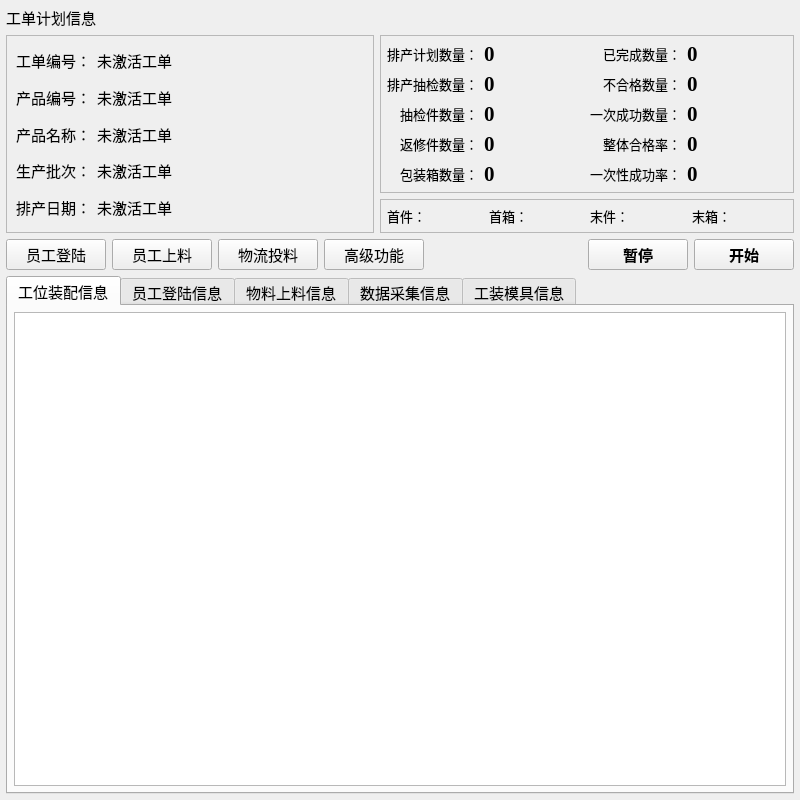
<?xml version="1.0" encoding="UTF-8"?>
<ui version="4.0">
 <class>WidgetOrderPlanControl</class>
 <widget class="QWidget" name="WidgetOrderPlanControl">
  <property name="geometry">
   <rect>
    <x>0</x>
    <y>0</y>
    <width>800</width>
    <height>800</height>
   </rect>
  </property>
  <property name="windowTitle">
   <string>Form</string>
  </property>
  <layout class="QVBoxLayout" name="verticalLayout">
   <property name="leftMargin">
    <number>6</number>
   </property>
   <property name="topMargin">
    <number>6</number>
   </property>
   <property name="rightMargin">
    <number>6</number>
   </property>
   <property name="bottomMargin">
    <number>6</number>
   </property>
   <item>
    <widget class="QLabel" name="labelTitile">
     <property name="font">
      <font>
       <pointsize>11</pointsize>
      </font>
     </property>
     <property name="text">
      <string>工单计划信息</string>
     </property>
    </widget>
   </item>
   <item>
    <layout class="QGridLayout" name="gridLayout_1" columnstretch="1,0">
     <item row="0" column="1">
      <widget class="QFrame" name="frame_2">
       <property name="frameShape">
        <enum>QFrame::StyledPanel</enum>
       </property>
       <layout class="QGridLayout" name="gridLayout_3" columnstretch="0,1,0,1">
        <property name="leftMargin">
         <number>6</number>
        </property>
        <property name="topMargin">
         <number>6</number>
        </property>
        <property name="rightMargin">
         <number>6</number>
        </property>
        <property name="bottomMargin">
         <number>6</number>
        </property>
        <item row="1" column="1">
         <widget class="QLabel" name="valueInspectQuantity">
          <property name="minimumSize">
           <size>
            <width>100</width>
            <height>0</height>
           </size>
          </property>
          <property name="font">
           <font>
            <family>Times New Roman</family>
            <pointsize>16</pointsize>
            <weight>75</weight>
            <bold>true</bold>
           </font>
          </property>
          <property name="text">
           <string>0</string>
          </property>
         </widget>
        </item>
        <item row="1" column="0">
         <widget class="QLabel" name="labelInspectQuantity">
          <property name="font">
           <font>
            <pointsize>10</pointsize>
           </font>
          </property>
          <property name="text">
           <string>排产抽检数量：</string>
          </property>
          <property name="alignment">
           <set>Qt::AlignRight|Qt::AlignTrailing|Qt::AlignVCenter</set>
          </property>
         </widget>
        </item>
        <item row="1" column="2">
         <widget class="QLabel" name="labelFailedQuantity">
          <property name="font">
           <font>
            <pointsize>10</pointsize>
           </font>
          </property>
          <property name="text">
           <string>不合格数量：</string>
          </property>
          <property name="alignment">
           <set>Qt::AlignRight|Qt::AlignTrailing|Qt::AlignVCenter</set>
          </property>
         </widget>
        </item>
        <item row="0" column="2">
         <widget class="QLabel" name="labelFinishQuantity">
          <property name="font">
           <font>
            <pointsize>10</pointsize>
           </font>
          </property>
          <property name="text">
           <string>已完成数量：</string>
          </property>
          <property name="alignment">
           <set>Qt::AlignRight|Qt::AlignTrailing|Qt::AlignVCenter</set>
          </property>
         </widget>
        </item>
        <item row="0" column="3">
         <widget class="QLabel" name="valueFinishQuantity">
          <property name="minimumSize">
           <size>
            <width>100</width>
            <height>0</height>
           </size>
          </property>
          <property name="font">
           <font>
            <family>Times New Roman</family>
            <pointsize>16</pointsize>
            <weight>75</weight>
            <bold>true</bold>
           </font>
          </property>
          <property name="text">
           <string>0</string>
          </property>
         </widget>
        </item>
        <item row="0" column="1">
         <widget class="QLabel" name="valueOrderPlanQuantity">
          <property name="minimumSize">
           <size>
            <width>100</width>
            <height>0</height>
           </size>
          </property>
          <property name="font">
           <font>
            <family>Times New Roman</family>
            <pointsize>16</pointsize>
            <weight>75</weight>
            <bold>true</bold>
           </font>
          </property>
          <property name="text">
           <string>0</string>
          </property>
         </widget>
        </item>
        <item row="0" column="0">
         <widget class="QLabel" name="labelOrderPlanQuantity">
          <property name="font">
           <font>
            <pointsize>10</pointsize>
           </font>
          </property>
          <property name="text">
           <string>排产计划数量：</string>
          </property>
          <property name="alignment">
           <set>Qt::AlignRight|Qt::AlignTrailing|Qt::AlignVCenter</set>
          </property>
         </widget>
        </item>
        <item row="2" column="1">
         <widget class="QLabel" name="valueSampleQuantity">
          <property name="minimumSize">
           <size>
            <width>100</width>
            <height>0</height>
           </size>
          </property>
          <property name="font">
           <font>
            <family>Times New Roman</family>
            <pointsize>16</pointsize>
            <weight>75</weight>
            <bold>true</bold>
           </font>
          </property>
          <property name="text">
           <string>0</string>
          </property>
         </widget>
        </item>
        <item row="3" column="1">
         <widget class="QLabel" name="valueRepairQuantity">
          <property name="minimumSize">
           <size>
            <width>100</width>
            <height>0</height>
           </size>
          </property>
          <property name="font">
           <font>
            <family>Times New Roman</family>
            <pointsize>16</pointsize>
            <weight>75</weight>
            <bold>true</bold>
           </font>
          </property>
          <property name="text">
           <string>0</string>
          </property>
         </widget>
        </item>
        <item row="2" column="3">
         <widget class="QLabel" name="valueFirstPassQuantity">
          <property name="minimumSize">
           <size>
            <width>100</width>
            <height>0</height>
           </size>
          </property>
          <property name="font">
           <font>
            <family>Times New Roman</family>
            <pointsize>16</pointsize>
            <weight>75</weight>
            <bold>true</bold>
           </font>
          </property>
          <property name="text">
           <string>0</string>
          </property>
         </widget>
        </item>
        <item row="1" column="3">
         <widget class="QLabel" name="valueFailedQuantity">
          <property name="minimumSize">
           <size>
            <width>100</width>
            <height>0</height>
           </size>
          </property>
          <property name="font">
           <font>
            <family>Times New Roman</family>
            <pointsize>16</pointsize>
            <weight>75</weight>
            <bold>true</bold>
           </font>
          </property>
          <property name="text">
           <string>0</string>
          </property>
         </widget>
        </item>
        <item row="3" column="0">
         <widget class="QLabel" name="labelRepairQuantity">
          <property name="font">
           <font>
            <pointsize>10</pointsize>
           </font>
          </property>
          <property name="text">
           <string>返修件数量：</string>
          </property>
          <property name="alignment">
           <set>Qt::AlignRight|Qt::AlignTrailing|Qt::AlignVCenter</set>
          </property>
         </widget>
        </item>
        <item row="2" column="0">
         <widget class="QLabel" name="labelSampleQuantity">
          <property name="font">
           <font>
            <pointsize>10</pointsize>
           </font>
          </property>
          <property name="text">
           <string>抽检件数量：</string>
          </property>
          <property name="alignment">
           <set>Qt::AlignRight|Qt::AlignTrailing|Qt::AlignVCenter</set>
          </property>
         </widget>
        </item>
        <item row="2" column="2">
         <widget class="QLabel" name="labelFirstPassQuantity">
          <property name="font">
           <font>
            <pointsize>10</pointsize>
           </font>
          </property>
          <property name="text">
           <string>一次成功数量：</string>
          </property>
          <property name="alignment">
           <set>Qt::AlignRight|Qt::AlignTrailing|Qt::AlignVCenter</set>
          </property>
         </widget>
        </item>
        <item row="4" column="0">
         <widget class="QLabel" name="labelPackageQuantity">
          <property name="font">
           <font>
            <pointsize>10</pointsize>
           </font>
          </property>
          <property name="text">
           <string>包装箱数量：</string>
          </property>
          <property name="alignment">
           <set>Qt::AlignRight|Qt::AlignTrailing|Qt::AlignVCenter</set>
          </property>
         </widget>
        </item>
        <item row="3" column="2">
         <widget class="QLabel" name="labelQualifiedRate">
          <property name="font">
           <font>
            <pointsize>10</pointsize>
           </font>
          </property>
          <property name="text">
           <string>整体合格率：</string>
          </property>
          <property name="alignment">
           <set>Qt::AlignRight|Qt::AlignTrailing|Qt::AlignVCenter</set>
          </property>
         </widget>
        </item>
        <item row="4" column="1">
         <widget class="QLabel" name="valuePackageQuantity">
          <property name="minimumSize">
           <size>
            <width>100</width>
            <height>0</height>
           </size>
          </property>
          <property name="font">
           <font>
            <family>Times New Roman</family>
            <pointsize>16</pointsize>
            <weight>75</weight>
            <bold>true</bold>
           </font>
          </property>
          <property name="text">
           <string>0</string>
          </property>
         </widget>
        </item>
        <item row="4" column="3">
         <widget class="QLabel" name="valueFirstPassRate">
          <property name="minimumSize">
           <size>
            <width>100</width>
            <height>0</height>
           </size>
          </property>
          <property name="font">
           <font>
            <family>Times New Roman</family>
            <pointsize>16</pointsize>
            <weight>75</weight>
            <bold>true</bold>
           </font>
          </property>
          <property name="text">
           <string>0</string>
          </property>
         </widget>
        </item>
        <item row="4" column="2">
         <widget class="QLabel" name="labelFirstPassRate">
          <property name="font">
           <font>
            <pointsize>10</pointsize>
           </font>
          </property>
          <property name="text">
           <string>一次性成功率：</string>
          </property>
          <property name="alignment">
           <set>Qt::AlignRight|Qt::AlignTrailing|Qt::AlignVCenter</set>
          </property>
         </widget>
        </item>
        <item row="3" column="3">
         <widget class="QLabel" name="valueQualifiedRate">
          <property name="minimumSize">
           <size>
            <width>100</width>
            <height>0</height>
           </size>
          </property>
          <property name="font">
           <font>
            <family>Times New Roman</family>
            <pointsize>16</pointsize>
            <weight>75</weight>
            <bold>true</bold>
           </font>
          </property>
          <property name="text">
           <string>0</string>
          </property>
         </widget>
        </item>
       </layout>
      </widget>
     </item>
     <item row="1" column="1">
      <widget class="QFrame" name="frame_3">
       <property name="frameShape">
        <enum>QFrame::StyledPanel</enum>
       </property>
       <layout class="QHBoxLayout" name="horizontalLayout" stretch="0,1,0,1,0,1,0,1">
        <property name="leftMargin">
         <number>6</number>
        </property>
        <property name="topMargin">
         <number>6</number>
        </property>
        <property name="rightMargin">
         <number>6</number>
        </property>
        <property name="bottomMargin">
         <number>6</number>
        </property>
        <item>
         <widget class="QLabel" name="labelFirstProductQA">
          <property name="font">
           <font>
            <pointsize>10</pointsize>
           </font>
          </property>
          <property name="text">
           <string>首件：</string>
          </property>
          <property name="alignment">
           <set>Qt::AlignRight|Qt::AlignTrailing|Qt::AlignVCenter</set>
          </property>
         </widget>
        </item>
        <item>
         <widget class="XYCustomLabel" name="imageFirstProductQA">
          <property name="text">
           <string/>
          </property>
         </widget>
        </item>
        <item>
         <widget class="QLabel" name="labelFirstPackageQA">
          <property name="font">
           <font>
            <pointsize>10</pointsize>
           </font>
          </property>
          <property name="text">
           <string>首箱：</string>
          </property>
          <property name="alignment">
           <set>Qt::AlignRight|Qt::AlignTrailing|Qt::AlignVCenter</set>
          </property>
         </widget>
        </item>
        <item>
         <widget class="XYCustomLabel" name="imageFirstPackageQA">
          <property name="text">
           <string/>
          </property>
         </widget>
        </item>
        <item>
         <widget class="QLabel" name="labelFinalProductQA">
          <property name="font">
           <font>
            <pointsize>10</pointsize>
           </font>
          </property>
          <property name="text">
           <string>末件：</string>
          </property>
          <property name="alignment">
           <set>Qt::AlignRight|Qt::AlignTrailing|Qt::AlignVCenter</set>
          </property>
         </widget>
        </item>
        <item>
         <widget class="XYCustomLabel" name="imageFinalProductQA">
          <property name="text">
           <string/>
          </property>
         </widget>
        </item>
        <item>
         <widget class="QLabel" name="labelFinalPackageQA">
          <property name="font">
           <font>
            <pointsize>10</pointsize>
           </font>
          </property>
          <property name="text">
           <string>末箱：</string>
          </property>
          <property name="alignment">
           <set>Qt::AlignRight|Qt::AlignTrailing|Qt::AlignVCenter</set>
          </property>
         </widget>
        </item>
        <item>
         <widget class="XYCustomLabel" name="imageFinalPackageQA">
          <property name="text">
           <string/>
          </property>
         </widget>
        </item>
       </layout>
      </widget>
     </item>
     <item row="0" column="0" rowspan="2">
      <widget class="QFrame" name="frame_1">
       <property name="font">
        <font>
         <pointsize>11</pointsize>
        </font>
       </property>
       <property name="frameShape">
        <enum>QFrame::StyledPanel</enum>
       </property>
       <layout class="QGridLayout" name="gridLayout_2" columnstretch="0,1">
        <item row="2" column="1">
         <widget class="QLabel" name="textProductName">
          <property name="text">
           <string>未激活工单</string>
          </property>
         </widget>
        </item>
        <item row="2" column="0">
         <widget class="QLabel" name="labelProductName">
          <property name="text">
           <string>产品名称：</string>
          </property>
         </widget>
        </item>
        <item row="1" column="0">
         <widget class="QLabel" name="labelProductID">
          <property name="text">
           <string>产品编号：</string>
          </property>
         </widget>
        </item>
        <item row="0" column="1">
         <widget class="QLabel" name="textOrderID">
          <property name="text">
           <string>未激活工单</string>
          </property>
         </widget>
        </item>
        <item row="0" column="0">
         <widget class="QLabel" name="labelOrderID">
          <property name="text">
           <string>工单编号：</string>
          </property>
         </widget>
        </item>
        <item row="1" column="1">
         <widget class="QLabel" name="textProductID">
          <property name="text">
           <string>未激活工单</string>
          </property>
         </widget>
        </item>
        <item row="3" column="0">
         <widget class="QLabel" name="labelProductBatch">
          <property name="text">
           <string>生产批次：</string>
          </property>
         </widget>
        </item>
        <item row="4" column="0">
         <widget class="QLabel" name="labelPlanDate">
          <property name="text">
           <string>排产日期：</string>
          </property>
         </widget>
        </item>
        <item row="4" column="1">
         <widget class="QLabel" name="textPlanDate">
          <property name="text">
           <string>未激活工单</string>
          </property>
         </widget>
        </item>
        <item row="3" column="1">
         <widget class="QLabel" name="textProductBatch">
          <property name="text">
           <string>未激活工单</string>
          </property>
         </widget>
        </item>
       </layout>
      </widget>
     </item>
    </layout>
   </item>
   <item>
    <layout class="QHBoxLayout" name="horizontalLayout_1">
     <item>
      <widget class="QPushButton" name="buttonOperatorLogin">
       <property name="minimumSize">
        <size>
         <width>100</width>
         <height>30</height>
        </size>
       </property>
       <property name="font">
        <font>
         <pointsize>11</pointsize>
        </font>
       </property>
       <property name="text">
        <string>员工登陆</string>
       </property>
       <property name="icon">
        <iconset resource="../PCS.qrc">
         <normaloff>:/images/pngs/operator_login.png</normaloff>:/images/pngs/operator_login.png</iconset>
       </property>
       <property name="iconSize">
        <size>
         <width>20</width>
         <height>20</height>
        </size>
       </property>
      </widget>
     </item>
     <item>
      <widget class="QPushButton" name="buttonMaterialInput">
       <property name="minimumSize">
        <size>
         <width>100</width>
         <height>30</height>
        </size>
       </property>
       <property name="font">
        <font>
         <pointsize>11</pointsize>
        </font>
       </property>
       <property name="text">
        <string>员工上料</string>
       </property>
       <property name="icon">
        <iconset resource="../PCS.qrc">
         <normaloff>:/images/pngs/material_input.png</normaloff>:/images/pngs/material_input.png</iconset>
       </property>
       <property name="iconSize">
        <size>
         <width>20</width>
         <height>20</height>
        </size>
       </property>
      </widget>
     </item>
     <item>
      <widget class="QPushButton" name="buttonMaterialFeed">
       <property name="minimumSize">
        <size>
         <width>100</width>
         <height>30</height>
        </size>
       </property>
       <property name="font">
        <font>
         <pointsize>11</pointsize>
        </font>
       </property>
       <property name="text">
        <string>物流投料</string>
       </property>
       <property name="icon">
        <iconset resource="../PCS.qrc">
         <normaloff>:/images/pngs/logistics_feed.png</normaloff>:/images/pngs/logistics_feed.png</iconset>
       </property>
       <property name="iconSize">
        <size>
         <width>20</width>
         <height>20</height>
        </size>
       </property>
      </widget>
     </item>
     <item>
      <widget class="QPushButton" name="buttonAdvancedFunc">
       <property name="minimumSize">
        <size>
         <width>100</width>
         <height>30</height>
        </size>
       </property>
       <property name="font">
        <font>
         <pointsize>11</pointsize>
        </font>
       </property>
       <property name="text">
        <string>高级功能</string>
       </property>
       <property name="icon">
        <iconset resource="../PCS.qrc">
         <normaloff>:/images/pngs/common_key.png</normaloff>:/images/pngs/common_key.png</iconset>
       </property>
       <property name="iconSize">
        <size>
         <width>20</width>
         <height>20</height>
        </size>
       </property>
      </widget>
     </item>
     <item>
      <spacer name="horizontalSpacer">
       <property name="orientation">
        <enum>Qt::Horizontal</enum>
       </property>
       <property name="sizeHint" stdset="0">
        <size>
         <width>40</width>
         <height>20</height>
        </size>
       </property>
      </spacer>
     </item>
     <item>
      <widget class="QPushButton" name="buttonPauseWork">
       <property name="minimumSize">
        <size>
         <width>100</width>
         <height>30</height>
        </size>
       </property>
       <property name="font">
        <font>
         <pointsize>11</pointsize>
         <weight>75</weight>
         <bold>true</bold>
        </font>
       </property>
       <property name="text">
        <string>　暂停　</string>
       </property>
       <property name="icon">
        <iconset resource="../PCS.qrc">
         <normaloff>:/images/pngs/work_pause.png</normaloff>:/images/pngs/work_pause.png</iconset>
       </property>
       <property name="iconSize">
        <size>
         <width>24</width>
         <height>24</height>
        </size>
       </property>
      </widget>
     </item>
     <item>
      <widget class="QPushButton" name="buttonStartWork">
       <property name="minimumSize">
        <size>
         <width>100</width>
         <height>30</height>
        </size>
       </property>
       <property name="font">
        <font>
         <pointsize>11</pointsize>
         <weight>75</weight>
         <bold>true</bold>
        </font>
       </property>
       <property name="text">
        <string>　开始　</string>
       </property>
       <property name="icon">
        <iconset resource="../PCS.qrc">
         <normaloff>:/images/pngs/work_start.png</normaloff>:/images/pngs/work_start.png</iconset>
       </property>
       <property name="iconSize">
        <size>
         <width>24</width>
         <height>24</height>
        </size>
       </property>
      </widget>
     </item>
    </layout>
   </item>
   <item>
    <widget class="QTabWidget" name="tabWidget">
     <property name="font">
      <font>
       <pointsize>11</pointsize>
      </font>
     </property>
     <property name="currentIndex">
      <number>0</number>
     </property>
     <property name="iconSize">
      <size>
       <width>20</width>
       <height>20</height>
      </size>
     </property>
     <widget class="QWidget" name="tabStationInfo">
      <attribute name="icon">
       <iconset resource="../PCS.qrc">
        <normaloff>:/images/pngs/tag_blue.png</normaloff>:/images/pngs/tag_blue.png</iconset>
      </attribute>
      <attribute name="title">
       <string>工位装配信息</string>
      </attribute>
      <layout class="QHBoxLayout" name="horizontalLayout_2">
       <property name="leftMargin">
        <number>6</number>
       </property>
       <property name="topMargin">
        <number>6</number>
       </property>
       <property name="rightMargin">
        <number>6</number>
       </property>
       <property name="bottomMargin">
        <number>6</number>
       </property>
       <item>
        <widget class="QTableWidget" name="tableStation">
         <property name="sizePolicy">
          <sizepolicy hsizetype="Expanding" vsizetype="Expanding">
           <horstretch>0</horstretch>
           <verstretch>0</verstretch>
          </sizepolicy>
         </property>
        </widget>
       </item>
      </layout>
     </widget>
     <widget class="QWidget" name="tabOperatorInfo">
      <attribute name="icon">
       <iconset resource="../PCS.qrc">
        <normaloff>:/images/pngs/tag_red.png</normaloff>:/images/pngs/tag_red.png</iconset>
      </attribute>
      <attribute name="title">
       <string>员工登陆信息</string>
      </attribute>
      <layout class="QHBoxLayout" name="horizontalLayout_3">
       <property name="leftMargin">
        <number>6</number>
       </property>
       <property name="topMargin">
        <number>6</number>
       </property>
       <property name="rightMargin">
        <number>6</number>
       </property>
       <property name="bottomMargin">
        <number>6</number>
       </property>
       <item>
        <widget class="QTableWidget" name="tableOperator">
         <property name="sizePolicy">
          <sizepolicy hsizetype="Expanding" vsizetype="Expanding">
           <horstretch>0</horstretch>
           <verstretch>0</verstretch>
          </sizepolicy>
         </property>
        </widget>
       </item>
      </layout>
     </widget>
     <widget class="QWidget" name="tabMaterialInfo">
      <attribute name="icon">
       <iconset resource="../PCS.qrc">
        <normaloff>:/images/pngs/tag_green.png</normaloff>:/images/pngs/tag_green.png</iconset>
      </attribute>
      <attribute name="title">
       <string>物料上料信息</string>
      </attribute>
      <layout class="QHBoxLayout" name="horizontalLayout_4">
       <property name="leftMargin">
        <number>6</number>
       </property>
       <property name="topMargin">
        <number>6</number>
       </property>
       <property name="rightMargin">
        <number>6</number>
       </property>
       <property name="bottomMargin">
        <number>6</number>
       </property>
       <item>
        <widget class="QTableWidget" name="tableMaterial">
         <property name="sizePolicy">
          <sizepolicy hsizetype="Expanding" vsizetype="Expanding">
           <horstretch>0</horstretch>
           <verstretch>0</verstretch>
          </sizepolicy>
         </property>
        </widget>
       </item>
      </layout>
     </widget>
     <widget class="QWidget" name="tabMeasureInfo">
      <attribute name="icon">
       <iconset resource="../PCS.qrc">
        <normaloff>:/images/pngs/tag_orange.png</normaloff>:/images/pngs/tag_orange.png</iconset>
      </attribute>
      <attribute name="title">
       <string>数据采集信息</string>
      </attribute>
      <layout class="QHBoxLayout" name="horizontalLayout_7">
       <property name="leftMargin">
        <number>6</number>
       </property>
       <property name="topMargin">
        <number>6</number>
       </property>
       <property name="rightMargin">
        <number>6</number>
       </property>
       <property name="bottomMargin">
        <number>6</number>
       </property>
       <item>
        <widget class="QTableWidget" name="tableMeasure">
         <property name="sizePolicy">
          <sizepolicy hsizetype="Expanding" vsizetype="Expanding">
           <horstretch>0</horstretch>
           <verstretch>0</verstretch>
          </sizepolicy>
         </property>
        </widget>
       </item>
      </layout>
     </widget>
     <widget class="QWidget" name="tabFixtureInfo">
      <attribute name="icon">
       <iconset resource="../PCS.qrc">
        <normaloff>:/images/pngs/tag_yellow.png</normaloff>:/images/pngs/tag_yellow.png</iconset>
      </attribute>
      <attribute name="title">
       <string>工装模具信息</string>
      </attribute>
      <layout class="QHBoxLayout" name="horizontalLayout_6">
       <property name="leftMargin">
        <number>6</number>
       </property>
       <property name="topMargin">
        <number>6</number>
       </property>
       <property name="rightMargin">
        <number>6</number>
       </property>
       <property name="bottomMargin">
        <number>6</number>
       </property>
       <item>
        <widget class="QTableWidget" name="tableFixture">
         <property name="sizePolicy">
          <sizepolicy hsizetype="Expanding" vsizetype="Expanding">
           <horstretch>0</horstretch>
           <verstretch>0</verstretch>
          </sizepolicy>
         </property>
        </widget>
       </item>
      </layout>
     </widget>
    </widget>
   </item>
  </layout>
 </widget>
 <customwidgets>
  <customwidget>
   <class>XYCustomLabel</class>
   <extends>QLabel</extends>
   <header>XYCustomLabel.h</header>
  </customwidget>
 </customwidgets>
 <tabstops>
  <tabstop>buttonStartWork</tabstop>
  <tabstop>buttonPauseWork</tabstop>
  <tabstop>buttonOperatorLogin</tabstop>
  <tabstop>buttonMaterialInput</tabstop>
  <tabstop>buttonMaterialFeed</tabstop>
  <tabstop>buttonAdvancedFunc</tabstop>
  <tabstop>tabWidget</tabstop>
  <tabstop>tableStation</tabstop>
  <tabstop>tableOperator</tabstop>
  <tabstop>tableMaterial</tabstop>
  <tabstop>tableMeasure</tabstop>
  <tabstop>tableFixture</tabstop>
 </tabstops>
 <resources>
  <include location="../PCS.qrc"/>
 </resources>
 <connections/>
</ui>
